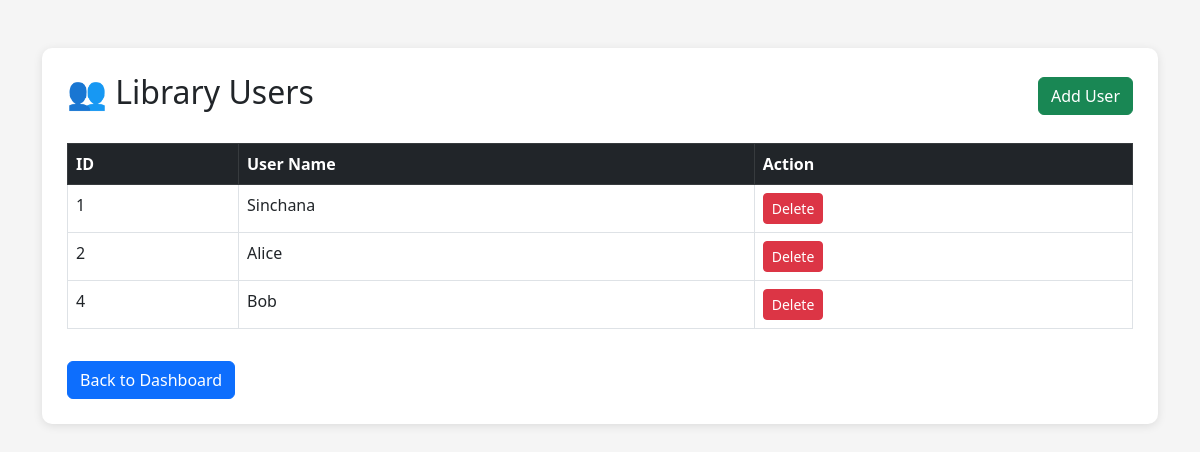
Screenshot of /users with the database file from the repository.
### app/models.py (models this page shows)
class User(db.Model):
    id = db.Column(db.Integer, primary_key=True)
    name = db.Column(db.String(100), unique=True, nullable=False)

### app/routes.py (the view)
@bp.route('/users')
def users():
    users = User.query.all()
    return render_template('users.html', users=users)

### app/templates/users.html (shortened to what this page needs)
<!DOCTYPE html>
<html>
<head>
    <link href="https://cdn.jsdelivr.net/npm/bootstrap@5.3.0/dist/css/bootstrap.min.css" rel="stylesheet">
</head>
<body>
<div class="container mt-5">
    <div class="card-box">
        <div class="d-flex justify-content-between align-items-center mb-4">
            <h2>👥 Library Users</h2>
            <a href="/add_user" class="btn btn-success">
                Add User
            </a>
        </div>
        <table class="table table-bordered table-hover">
            <thead class="table-dark">
                <tr>
                    <th>ID</th>
                    <th>User Name</th>
                    <th>Action</th>
                </tr>
            </thead>
            <tbody>
            {% for user in users %}
                <tr>
                    <td>{{ user.id }}</td>
                    <td>{{ user.name }}</td>
                    <td>
                        <a href="/delete_user/{{ user.id }}"
                           class="btn btn-danger btn-sm">
                            Delete
                        </a>
                    </td>
                </tr>
            {% endfor %}
            </tbody>
        </table>
        <a href="/" class="btn btn-primary mt-3">
            Back to Dashboard
        </a>
    </div>
</div>
</body>
</html>

### app/templates/users.html (style rules this page uses)
body { background-color: #f5f5f5; }
.card-box { background: white; padding: 25px; border-radius: 10px; box-shadow: 0px 2px 10px rgba(0,0,0,0.1); }

### rows the page displays
User: id "1", name "Sinchana"
User: id "2", name "Alice"
User: id "4", name "Bob"
